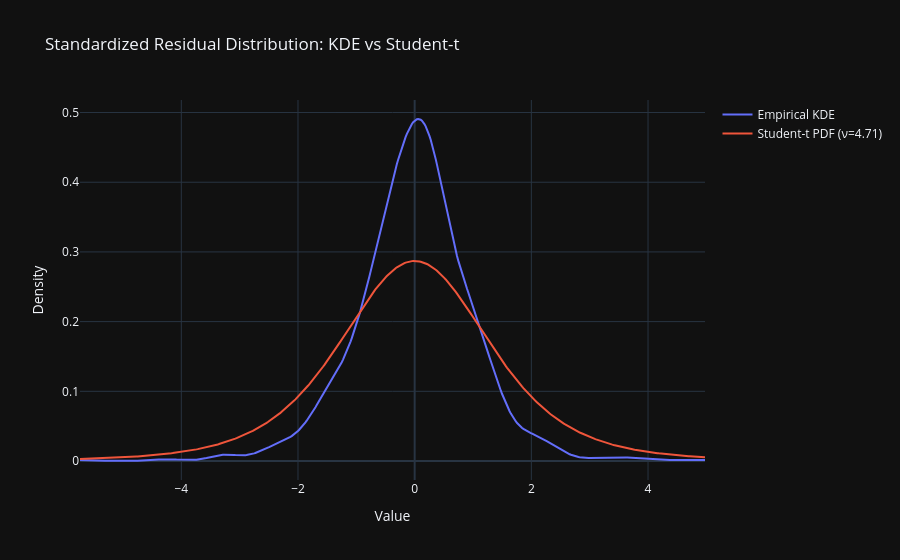

Write notebook code for a chart like this one.
### Code cell
aapl_z_values = output["AAPL"]["past_z_values"]
aapl_nu = output["AAPL"]["nu"]
diagnose_z_values(aapl_z_values, aapl_nu)

### Figure 1 — Plotly figure (JSON) as saved in the notebook; plotly's stock layout.template omitted (floating-point values rounded to 4 significant figures; data arrays with more than 128 entries replaced by an {"elided": "..."} marker saying what was removed)
{"data": [{"mode": "lines", "name": "Empirical KDE", "x": {"elided": "500 float values"}, "y": {"elided": "500 float values"}, "type": "scatter"}, {"mode": "lines", "name": "Student-t PDF (ν=4.71)", "x": {"elided": "500 float values"}, "y": {"elided": "500 float values"}, "type": "scatter"}], "layout": {"title": {"text": "Standardized Residual Distribution: KDE vs Student-t"}, "xaxis": {"title": {"text": "Value"}}, "yaxis": {"title": {"text": "Density"}}}}
